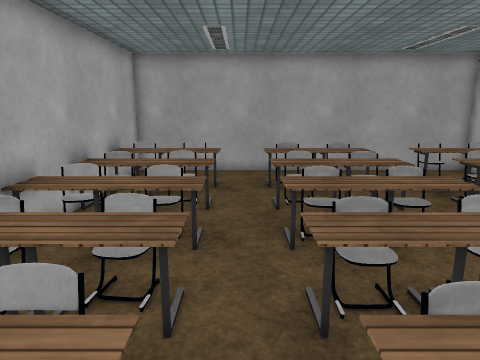
View 1 (above)

15 first-person views from a walk through a scene from a Unity 3-D project. The camera is 1.5 m above the floor, tilts 12° down and sees 70° across. The floor is counted in squares, 0.5 m on a side. Each view is taken from the middle of a square. On the plan, view 1 faces up. The plan holds only what a view shows up to about 20 squares ahead; the rest is blank. The player is left out. Some surface patterns are stand-ins.

View 2
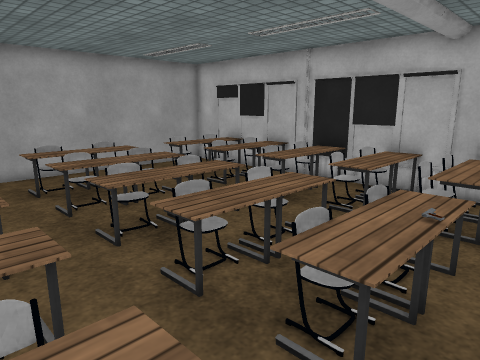

View 3
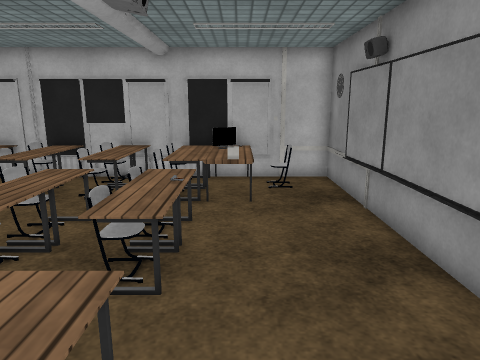

View 4
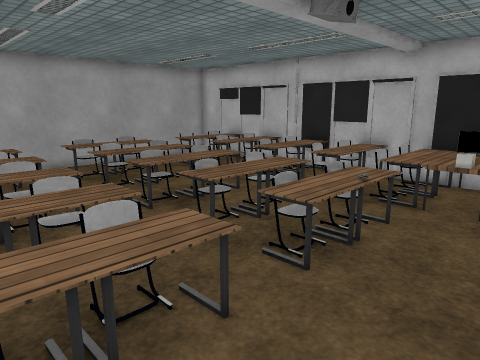

View 5
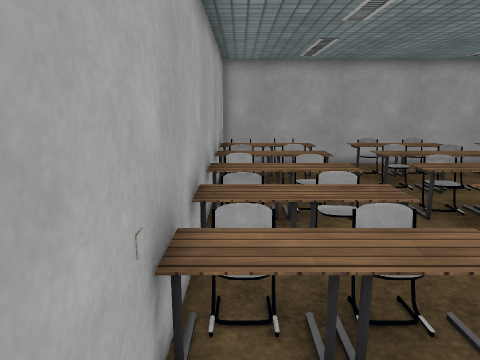

View 6
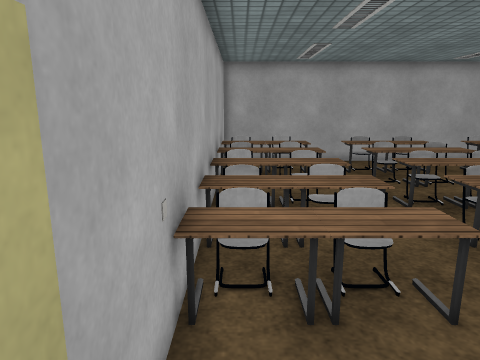

View 7
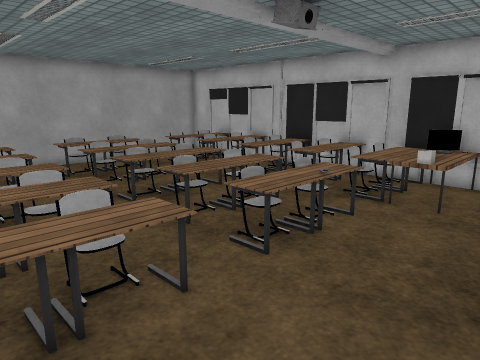

View 8
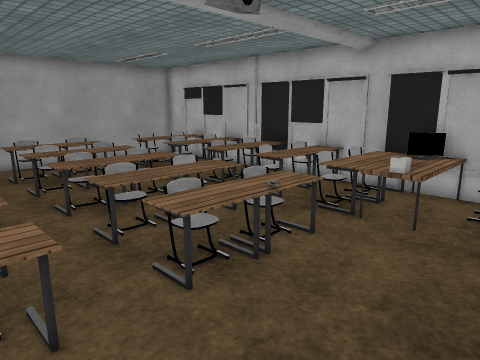

View 9
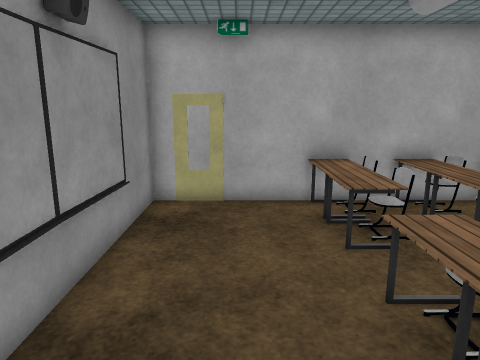

View 10
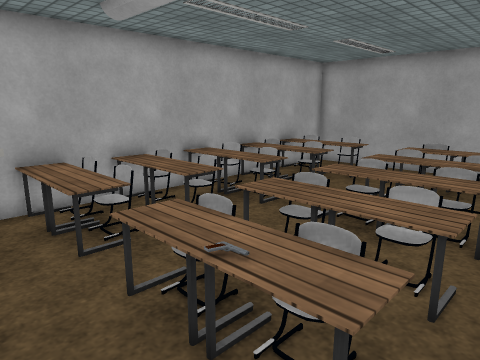

View 11
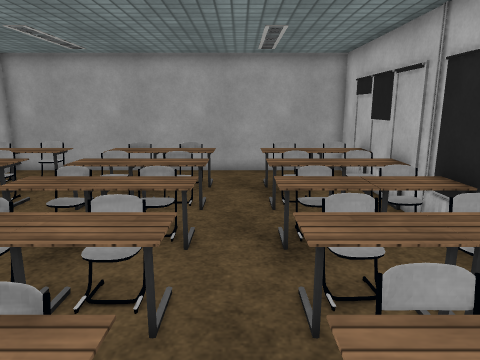

View 12
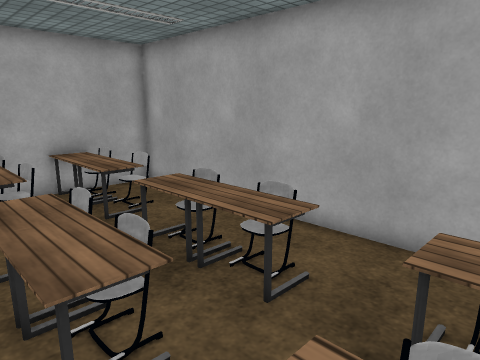

View 13
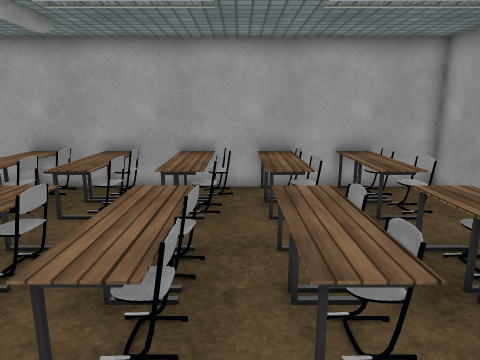

View 14
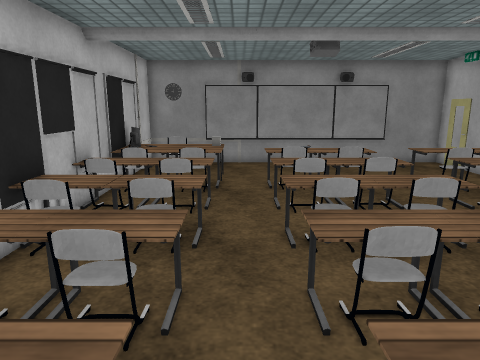

View 15
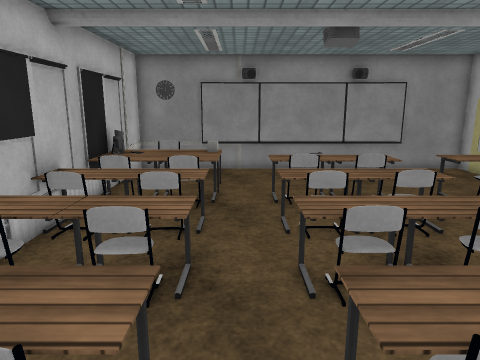

### Floor plan
Points are (right, up) in squares from view 1. A wall is a line through its corners. A room is listed if a view was taken in it or the views show most of it. See-through windows are left out.
Room 1 (views 1, 2, 3, 4, 5, 6, 7, 8, 9, 10, 11)
walls: (4.4, -3.8) (9, -3.8); (-4.9, 2.9) (-4.9, -3.8) (1.6, -3.8); (10.6, 0.1) (10.1, 1); (10.9, -3) (10.9, 3)
low walls: (2, 2.6) (1.5, 2.6); (2.4, 2.7) (1.7, 2.7); (4.5, 2.6) (3.9, 2.6); (-1.4, 2.8) (-1.9, 2.8); (-1.4, 2.9) (-2.4, 2.9); (5, -3.7) (7.9, -3.6); (-1.9, -3.6) (1, -3.7); (7.7, 2.8) (7.2, 2.8); (-3.8, 2.8) (-4.4, 2.8); (8.1, 2.9) (7.2, 2.9); (9, -1.9) (9.5, -1.9); (10.9, -0.4) (7.4, -0.4)
ways out: opening at (-1.5, 3) to room 2; opening at (6, 3) to room 2
objects: other object (-4, 1) to (-3, 2); other object (-2, 1) to (-1, 2); other object (1, 1) to (3, 2); other object (4, 1) to (5, 2); other object (7, 0); other object (7, 1) to (8, 2); other object (9, 1) to (10, 2)
Room 2 (views 12, 13, 14, 15)
walls: (10.9, 3) (10.9, 16.4) (-4.9, 16.4) (-4.9, 2.9)
low walls: (3.6, 11.1) (4.2, 11.1); (2.3, 11.2) (1.8, 11.2); (4.4, 11.1) (3.8, 11.1); (7.4, 11.2) (8.2, 11.2); (2.4, 14) (1.6, 14.1); (4.5, 14) (3.8, 14); (-3.6, 8.7) (-4.1, 8.6); (-3.9, 8.5) (-4.3, 8.4); (7.4, 2.8) (7.9, 2.8); (-2.2, 2.9) (-1.7, 2.9); (-3.6, 14.3) (-4.1, 14.3); (9.4, 2.9) (10, 2.9); (-4.3, 2.8) (-3.8, 2.9)
ways out: opening at (-1.5, 3) to room 1; opening at (6, 3) to room 1
objects: other object (-4, 4) to (-3, 5); other object (-4, 7) to (-3, 8); other object (-4, 10) to (-3, 11); other object (-4, 13) to (-3, 14); other object (-2, 4) to (-1, 5); other object (-2, 7) to (-1, 8); other object (-2, 10) to (-1, 11); other object (-2, 13) to (-1, 14); other object (1, 4) to (3, 5); other object (1, 7) to (3, 8); other object (1, 10) to (3, 11); other object (1, 13) to (3, 14); other object (4, 4) to (5, 5); other object (4, 5); other object (4, 7) to (5, 8); other object (4, 10) to (5, 11); other object (4, 13) to (5, 14); other object (7, 4) to (8, 5); other object (7, 7) to (8, 8); other object (7, 10) to (8, 11); other object (7, 13) to (8, 14); other object (9, 4) to (10, 5); other object (9, 7) to (10, 8); other object (9, 10) to (10, 11); other object (9, 13) to (10, 14)

Where each view was taken, in squares from view 1:
view 1: 0 up, 0 right, facing up
view 2: 0 up, 2 left, facing up-right
view 3: 0 up, 4 left, facing right
view 4: 2 down, 4 left, facing up-right
view 5: 2 down, 4 left, facing up
view 6: 3 down, 4 left, facing up
view 7: 3 down, 4 left, facing up-right
view 8: 3 down, 2 left, facing up-right
view 9: 1 down, 6 right, facing left
view 10: 1 down, 6 right, facing up-left
view 11: 0 up, 6 right, facing up
view 12: 9 up, 8 right, facing up-left
view 13: 9 up, 8 right, facing left
view 14: 15 up, 6 right, facing down
view 15: 13 up, 6 right, facing down
